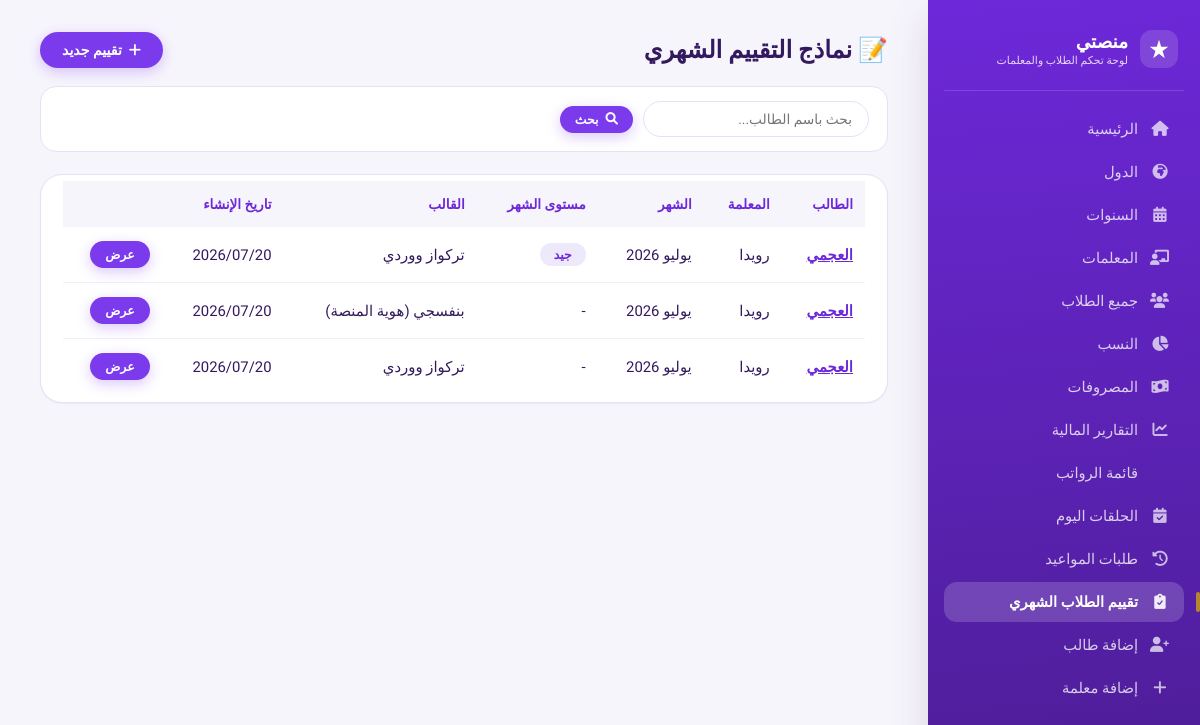
Page /evaluations/ (signed in) on the committed database.
### core/models.py (models this page shows, shortened)
class MonthlyEvaluation(models.Model):
    TEMPLATE_CHOICES = [
        ('teal_pink', 'تركواز ووردي'),
        ('violet', 'بنفسجي (هوية المنصة)'),
        ('sunny', 'أصفر وبرتقالي دافئ'),
    ]
    student = models.ForeignKey(Student, on_delete=models.CASCADE, related_name='evaluations', verbose_name="الطالب")
    public_token = models.UUIDField(default=uuid.uuid4, unique=True, editable=False, verbose_name="رمز المشاركة العام")
    student_name = models.CharField(max_length=255, verbose_name="اسم الطالب")
    teacher_name = models.CharField(max_length=255, blank=True, null=True, verbose_name="اسم المعلمة")
    package_name = models.CharField(max_length=100, blank=True, null=True, verbose_name="الباقة")
    lessons_count = models.PositiveIntegerField(default=4, verbose_name="عدد الحلقات")
    month_label = models.CharField(max_length=30, verbose_name="الشهر")
    memorization_progress = models.CharField(max_length=255, blank=True, null=True, verbose_name="مقدار حفظ الجديد")
    review_progress = models.CharField(max_length=255, blank=True, null=True, verbose_name="مقدار المراجعة")
    absences = models.CharField(max_length=255, blank=True, null=True, verbose_name="عدد مرات الغياب")
    pronunciation_rating = models.CharField(max_length=100, blank=True, null=True, verbose_name="النطق ومخارج الحروف")
    tajweed_rating = models.CharField(max_length=100, blank=True, null=True, verbose_name="تطبيق أحكام التجويد")
    interaction_rating = models.CharField(max_length=100, blank=True, null=True, verbose_name="التفاعل مع المعلمة")
    response_speed_rating = models.CharField(max_length=100, blank=True, null=True, verbose_name="سرعة الاستجابة والحفظ")
    commitment_rating = models.CharField(max_length=100, blank=True, null=True, verbose_name="الالتزام بالمواعيد والآداب")
    recommendations = models.TextField(blank=True, null=True, verbose_name="التوصيات / المستوى العام")
    teacher_comment = models.TextField(blank=True, null=True, verbose_name="كلمة المعلمة")
    month_rating = models.CharField(max_length=100, blank=True, null=True, verbose_name="مستوى الشهر")
    template = models.CharField(max_length=20, choices=TEMPLATE_CHOICES, default='teal_pink', verbose_name="شكل النموذج")
    created_at = models.DateTimeField(auto_now_add=True, verbose_name="تاريخ الإنشاء")
    class Meta:
        verbose_name = "تقييم شهري"
        verbose_name_plural = "التقييمات الشهرية"
        ordering = ['-created_at']

### core/views.py (the view)
# urls.py: path('evaluations/', views.evaluations_list, name='evaluations_list'),
@staff_member_required
def evaluations_list(request):
    evaluations = MonthlyEvaluation.objects.select_related('student').all()
    q = request.GET.get('q', '').strip()
    if q:
        evaluations = evaluations.filter(student_name__icontains=q)
    return render(request, 'core/evaluations_list.html', {'evaluations': evaluations, 'search': q})

### templates/core/evaluations_list.html (shortened to what this page needs)
{% extends 'core/base.html' %}
{% block content %}
<div class="page-header">
    <div class="page-title">📝 نماذج التقييم الشهري</div>
    <a href="{% url 'add_evaluation' %}" class="btn btn-primary"><i class="fas fa-plus"></i> تقييم جديد</a>
</div>
<form method="GET" class="filter-bar">
    <input type="text" name="q" placeholder="بحث باسم الطالب..." value="{{ search }}">
    <button type="submit" class="btn btn-primary btn-sm"><i class="fas fa-search"></i> بحث</button>
</form>
<div class="table-container">
    <table>
        <thead><tr><th>الطالب</th><th>المعلمة</th><th>الشهر</th><th>مستوى الشهر</th><th>القالب</th><th>تاريخ الإنشاء</th><th></th></tr></thead>
        <tbody>
            {% for e in evaluations %}
            <tr>
                <td><a href="{% url 'evaluation_detail' e.id %}" style="color:#6d28d9; font-weight:700;">{{ e.student_name }}</a></td>
                <td>{{ e.teacher_name|default:"-" }}</td>
                <td>{{ e.month_label }}</td>
                <td>{% if e.month_rating %}<span class="badge-neutral">{{ e.month_rating }}</span>{% else %}-{% endif %}</td>
                <td>{{ e.get_template_display }}</td>
                <td>{{ e.created_at|date:"Y/m/d" }}</td>
                <td><a href="{% url 'evaluation_detail' e.id %}" class="btn btn-primary btn-sm">عرض</a></td>
            </tr>
            {% empty %}
            <tr><td colspan="7" style="text-align:center;">لسه مفيش تقييمات متسجلة. ابدئي بإنشاء أول تقييم من الزرار فوق.</td></tr>
            {% endfor %}
        </tbody>
    </table>
</div>
{% endblock %}

### templates/core/base.html (style rules this page uses)
:root { --violet-50: #F7F5FC; --violet-100: #EEE9FA; --violet-200: #DDD3F5; --violet-400: #A78BFA; --violet-500: #8B5CF6; --violet-600: #7C3AED; --violet-700: #6D28D9; --ink: #33195E; --ink-muted: #746A93; --gold: #B4872E; --gold-soft: #FBF2E2; --green: #1D9A63; --green-soft: #E5F7EE; --red: #DC3545; --red-soft: #FDEBEC; --amber: #B87F16; --amber-soft: #FCF3DC; --paper: #FFFFFF; --page-bg: var(--violet-50); --border: #E7E1F5; --radius-sm: 10px; --radius-md: 16px; --radius-lg: 22px; --radius-pill: 999px; --shadow-sm: 0 1px 2px rgba(51, 25, 94, 0.06); --shadow-md: 0 8px 24px rgba(51, 25, 94, 0.08); --shadow-lg: 0 16px 40px rgba(51, 25, 94, 0.14); --font-display: 'Cairo', sans-serif; --font-body: 'Tajawal', sans-serif; }
* { margin: 0; padding: 0; box-sizing: border-box; }
body { font-family: var(--font-body); background: var(--page-bg); color: var(--ink); display: flex; min-height: 100vh; -webkit-font-smoothing: antialiased; }
a { color: inherit; }
.page-header { display:flex; align-items:center; justify-content:space-between; flex-wrap:wrap; gap:14px; margin-bottom:8px; }
.page-title { display:flex; align-items:center; gap:10px; font-weight:800; font-size:1.5rem; color:var(--ink); }
.filter-bar { display:flex; align-items:center; gap:10px; flex-wrap:wrap; background:#fff; padding:14px 18px; border-radius:var(--radius-md); border:1px solid var(--border); margin:18px 0; }
.filter-bar input[type="text"], .filter-bar select { padding:9px 16px; border-radius: var(--radius-pill); border:1.6px solid var(--border); font-family: var(--font-body); font-size:0.86rem; background:#fff; color:var(--ink); }
.table-container { background: #fff; border-radius: var(--radius-lg); padding: 6px 22px 8px; border: 1px solid var(--border); margin-top: 22px; overflow-x: auto; box-shadow: var(--shadow-sm); }
table { width: 100%; border-collapse: collapse; font-size: 0.93rem; }
table th { background: var(--violet-50); color: var(--violet-700); padding: 15px 12px; text-align: right; font-weight: 700; font-size:0.85rem; }
table td { padding: 14px 12px; border-bottom: 1px solid #F2EEFA; vertical-align:middle; }
table tbody tr:last-child td { border-bottom:none; }
.badge-neutral { background: var(--violet-100); color: var(--violet-700); padding:4px 14px; border-radius:30px; font-weight:700; font-size:0.78rem; display:inline-block; }
.btn { display: inline-flex; align-items:center; gap:7px; padding: 10px 22px; border-radius: 30px; font-weight: 700; text-decoration: none; font-size: 0.88rem; transition: .18s ease; border: none; cursor: pointer; font-family: var(--font-body); }
.btn-primary { background: var(--violet-600); color: #fff; box-shadow: 0 4px 14px rgba(124,58,237,.28); }
.btn-sm { padding: 6px 15px; font-size: 0.78rem; }

### rows in the picture
MonthlyEvaluation: student_name "العجمي", teacher_name "رويدا", month_label "يوليو 2026", month_rating "جيد", template "تركواز ووردي", created_at "2026/07/20"
MonthlyEvaluation: student_name "العجمي", teacher_name "رويدا", month_label "يوليو 2026", template "بنفسجي (هوية المنصة)", created_at "2026/07/20"
MonthlyEvaluation: student_name "العجمي", teacher_name "رويدا", month_label "يوليو 2026", template "تركواز ووردي", created_at "2026/07/20"
